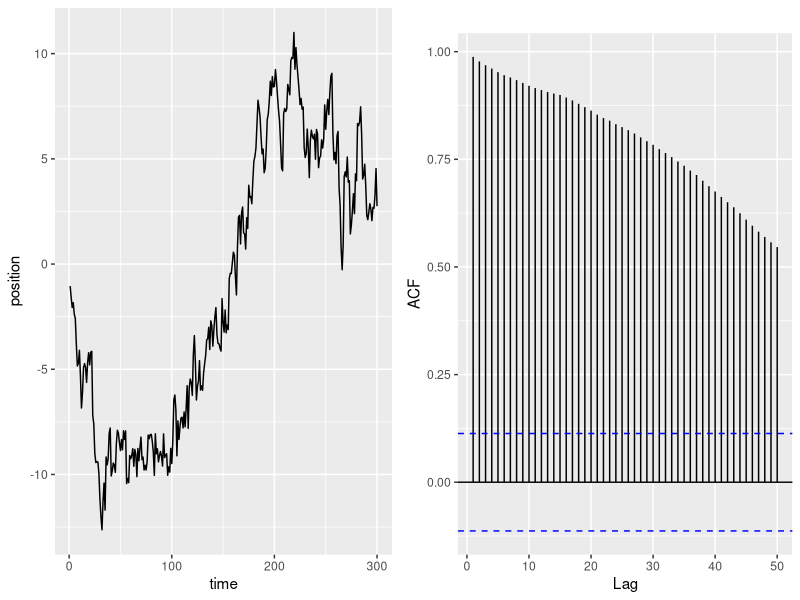

Reproduce this figure in R.
library(tidyverse)
library(forecast)
set.seed(20220719)
e <- rnorm(300)
x <- e
for(i in 2:300) x[i] <- x[i-1]+e[i]
x <- as.data.frame(cbind(c(1:300),x))
names(x) <- c("time","position")
rwplot <- x %>%
  ggplot(aes(time,position)) +
  geom_line() 
rwacf <- ggAcf(x$position,50,main="")

ggpubr::ggarrange(rwplot,rwacf, ncol = 2, nrow = 1)